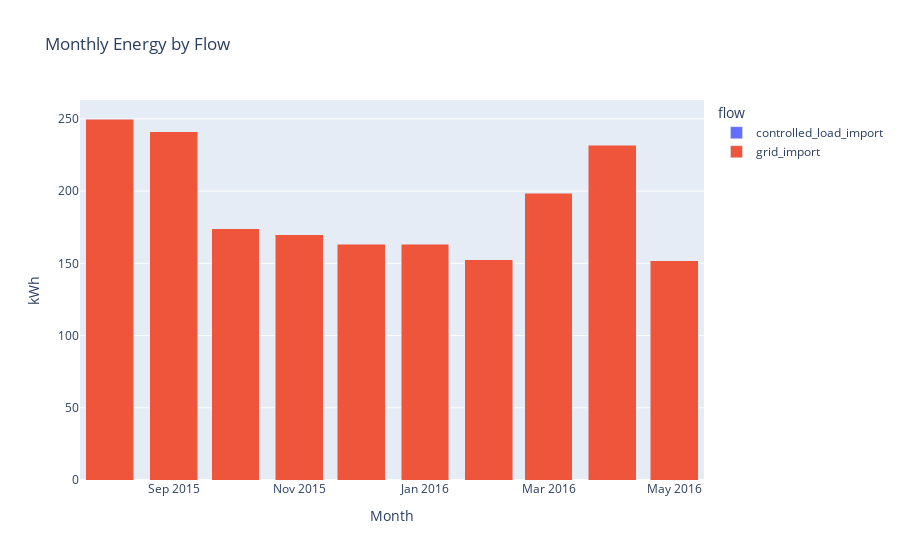

Notebook cell for this chart:
### Code cell
monthly = ml.transform.groupby_month(df)  # columns: month + flows
melted = monthly.melt(id_vars="month", var_name="flow", value_name="kwh")

fig = px.bar(
    melted, x="month", y="kwh", color="flow",
    title="Monthly Energy by Flow",
    labels={"month":"Month","kwh":"kWh"},
    barmode="stack"
)
fig.update_layout(hovermode="x unified")
fig.show()

### Figure 1 — Plotly figure (JSON) as saved in the notebook; plotly's stock layout.template omitted (floating-point values rounded to 4 significant figures)
{"data": [{"hovertemplate": "flow=controlled_load_import<br>Month=%{x}<br>kWh=%{y}<extra></extra>", "legendgroup": "controlled_load_import", "marker": {"color": "#636efa", "pattern": {"shape": ""}}, "name": "controlled_load_import", "orientation": "v", "showlegend": true, "textposition": "auto", "type": "bar", "x": ["2015-08", "2015-09", "2015-10", "2015-11", "2015-12", "2016-01", "2016-02", "2016-03", "2016-04", "2016-05"], "xaxis": "x", "y": [0.0, 0.0, 0.0, 0.0, 0.0, 0.0, 0.0, 0.0, 0.0, 0.0], "yaxis": "y"}, {"hovertemplate": "flow=grid_import<br>Month=%{x}<br>kWh=%{y}<extra></extra>", "legendgroup": "grid_import", "marker": {"color": "#EF553B", "pattern": {"shape": ""}}, "name": "grid_import", "orientation": "v", "showlegend": true, "textposition": "auto", "type": "bar", "x": ["2015-08", "2015-09", "2015-10", "2015-11", "2015-12", "2016-01", "2016-02", "2016-03", "2016-04", "2016-05"], "xaxis": "x", "y": [249.9, 241.0, 173.8, 169.8, 163.3, 163.2, 152.6, 198.4, 231.6, 151.9], "yaxis": "y"}], "layout": {"barmode": "stack", "hovermode": "x unified", "legend": {"title": {"text": "flow"}, "tracegroupgap": 0}, "title": {"text": "Monthly Energy by Flow"}, "xaxis": {"anchor": "y", "domain": [0, 1], "title": {"text": "Month"}}, "yaxis": {"anchor": "x", "domain": [0, 1], "title": {"text": "kWh"}}}}
